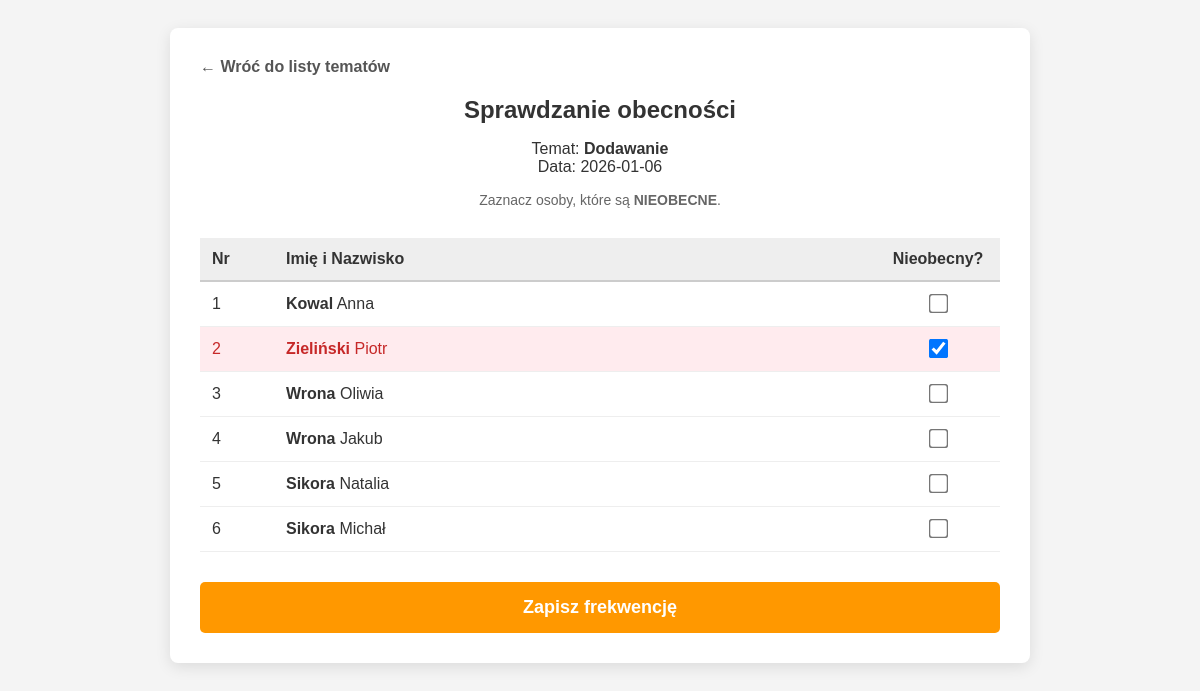
Page /dziennik/nauczyciel/obecnosc.php?id_lekcji=2 (signed in) on the committed database.
### tables this page shows
CREATE TABLE `lekcja` (
  `id_lekcji` int(11) NOT NULL,
  `temat` varchar(255) NOT NULL,
  `data` date NOT NULL,
  `id_przedmiot_w_klasie` int(11) NOT NULL
);

CREATE TABLE `uczen` (
  `id_ucznia` int(11) NOT NULL,
  `nr_dziennika` int(11) NOT NULL,
  `id_uzytkownika` int(11) NOT NULL,
  `id_klasy` int(11) DEFAULT NULL
);

CREATE TABLE `uzytkownik` (
  `id_uzytkownika` int(11) NOT NULL,
  `login` varchar(100) NOT NULL,
  `haslo` varchar(255) NOT NULL,
  `imie` varchar(40) NOT NULL,
  `nazwisko` varchar(60) NOT NULL,
  `email` varchar(50) NOT NULL,
  `czy_aktywny` varchar(3) NOT NULL DEFAULT 'TAK',
  `rola` varchar(30) NOT NULL,
  `telefon` varchar(12) DEFAULT NULL
);

CREATE TABLE `nieobecnosc` (
  `id_ucznia` int(11) NOT NULL,
  `id_lekcji` int(11) NOT NULL,
  `usprawiedliwiona` smallint(1) NOT NULL DEFAULT 0,
  `powod` varchar(255) DEFAULT NULL,
  `data_usprawiedliwienia` date DEFAULT NULL
);

### dziennik/nauczyciel/obecnosc.php (the view, shortened to what this page needs)
<?php
require_once '../db.php';
$id_lekcji = isset($_GET['id_lekcji']) ? $_GET['id_lekcji'] : null;
$stmt_l = $conn->prepare("SELECT temat, data, id_przedmiot_w_klasie FROM Lekcja WHERE id_lekcji = :id");
$stmt_l->execute([':id' => $id_lekcji]);
$lekcja = $stmt_l->fetch(PDO::FETCH_ASSOC);
$stmt_k = $conn->prepare("SELECT id_klasy FROM Przedmiot_w_klasie WHERE id_przedmiot_w_klasie = :id");
$stmt_k->execute([':id' => $lekcja['id_przedmiot_w_klasie']]);
$id_klasy = $stmt_k->fetchColumn();
$sql = "SELECT u.imie, u.nazwisko, ucz.nr_dziennika, ucz.id_ucznia, n.id_lekcji as czy_nieobecny
        FROM Uczen ucz
        JOIN Uzytkownik u ON ucz.id_uzytkownika = u.id_uzytkownika
        LEFT JOIN Nieobecnosc n ON ucz.id_ucznia = n.id_ucznia AND n.id_lekcji = :id_lekcji
        WHERE ucz.id_klasy = :id_klasy
        ORDER BY ucz.nr_dziennika ASC";
$stmt_u = $conn->prepare($sql);
$stmt_u->execute([
    ':id_lekcji' => $id_lekcji,
    ':id_klasy' => $id_klasy
]);
$uczniowie = $stmt_u->fetchAll(PDO::FETCH_ASSOC);
?>
<!DOCTYPE html>
<html lang="pl">
<head>
</head>
<body>
    <div class="container">
        <a href="temat.php" class="btn-powrot">← Wróć do listy tematów</a>
        <div class="header-info">
            <h2>Sprawdzanie obecności</h2>
            <p>
                Temat: <strong><?php echo $lekcja['temat']; ?></strong> <br>
                Data: <?php echo $lekcja['data']; ?>
            </p>
            <p style="font-size: 14px; color: #666;">Zaznacz osoby, które są <strong>NIEOBECNE</strong>.</p>
        </div>
        <form method="POST">
            <table>
                <thead>
                    <tr>
                        <th style="width: 50px;">Nr</th>
                        <th>Imię i Nazwisko</th>
                        <th style="width: 100px; text-align: center;">Nieobecny?</th>
                    </tr>
                </thead>
                <tbody>
                    <?php foreach ($uczniowie as $u): ?>
                    <tr class="<?php echo $u['czy_nieobecny'] ? 'row-absent' : ''; ?>">
                        <td><?php echo $u['nr_dziennika']; ?></td>
                        <td>
                            <strong><?php echo $u['nazwisko']; ?></strong> <?php echo $u['imie']; ?>
                        </td>
                        <td style="text-align: center;">
                            <input type="checkbox" name="nieobecny[]" value="<?php echo $u['id_ucznia']; ?>"
                                <?php if ($u['czy_nieobecny']) echo 'checked'; ?>>
                        </td>
                    </tr>
                    <?php endforeach; ?>
                </tbody>
            </table>
            <button type="submit" name="zapisz_obecnosc" class="btn-save">Zapisz frekwencję</button>
        </form>
    </div>
</body>
</html>

### dziennik/nauczyciel/obecnosc.php (style rules this page uses)
body { font-family: Arial, sans-serif; background-color: #f4f4f4; padding: 20px; color: #333; }
.container { max-width: 800px; margin: 0 auto; background: white; padding: 30px; border-radius: 8px; box-shadow: 0 4px 15px rgba(0,0,0,0.1); }
.header-info { text-align: center; margin-bottom: 30px; }
h2 { margin: 0 0 10px 0; color: #333; }
.btn-powrot { text-decoration: none; color: #555; font-weight: bold; display: inline-block; margin-bottom: 20px; }
table { width: 100%; border-collapse: collapse; margin-bottom: 30px; }
th { background-color: #eee; padding: 12px; text-align: left; border-bottom: 2px solid #ccc; }
td { padding: 12px; border-bottom: 1px solid #eee; vertical-align: middle; }
input[type="checkbox"] { transform: scale(1.5); cursor: pointer; }
.row-absent { background-color: #ffebee; color: #c62828; }
.btn-save { display: block; width: 100%; padding: 15px; background-color: #FF9800; color: white; font-size: 18px; border: none; border-radius: 5px; cursor: pointer; font-weight: bold; }

### rows in the picture
lekcja: temat "Dodawanie", data "2026-01-06"
uczen: nr_dziennika "1", id_uzytkownika.nazwisko "Kowal", id_uzytkownika.imie "Anna"
uczen: nr_dziennika "2", id_uzytkownika.nazwisko "Zieliński", id_uzytkownika.imie "Piotr"
nieobecnosc: id_lekcji "☑"
uczen: nr_dziennika "3", id_uzytkownika.nazwisko "Wrona", id_uzytkownika.imie "Oliwia"
uczen: nr_dziennika "4", id_uzytkownika.nazwisko "Wrona", id_uzytkownika.imie "Jakub"
uczen: nr_dziennika "5", id_uzytkownika.nazwisko "Sikora", id_uzytkownika.imie "Natalia"
uczen: nr_dziennika "6", id_uzytkownika.nazwisko "Sikora", id_uzytkownika.imie "Michał"
